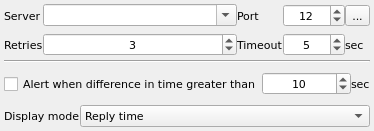
<?xml version="1.0" encoding="UTF-8"?>
<ui version="4.0">
 <class>NtpTestWidget</class>
 <widget class="QWidget" name="NtpTestWidget">
  <property name="geometry">
   <rect>
    <x>0</x>
    <y>0</y>
    <width>374</width>
    <height>131</height>
   </rect>
  </property>
  <property name="font">
   <font>
    <family>DejaVu Sans</family>
    <pointsize>8</pointsize>
   </font>
  </property>
  <property name="windowTitle">
   <string>Form</string>
  </property>
  <layout class="QGridLayout" name="gridLayout_2">
   <property name="leftMargin">
    <number>4</number>
   </property>
   <property name="topMargin">
    <number>4</number>
   </property>
   <property name="rightMargin">
    <number>4</number>
   </property>
   <property name="bottomMargin">
    <number>4</number>
   </property>
   <property name="horizontalSpacing">
    <number>0</number>
   </property>
   <property name="verticalSpacing">
    <number>4</number>
   </property>
   <item row="0" column="0">
    <layout class="QGridLayout" name="gridLayout" columnstretch="0,2,0,0,0">
     <property name="verticalSpacing">
      <number>6</number>
     </property>
     <item row="0" column="0">
      <widget class="QLabel" name="lblServer">
       <property name="sizePolicy">
        <sizepolicy hsizetype="Maximum" vsizetype="Preferred">
         <horstretch>0</horstretch>
         <verstretch>0</verstretch>
        </sizepolicy>
       </property>
       <property name="text">
        <string>Server</string>
       </property>
      </widget>
     </item>
     <item row="0" column="1">
      <widget class="QComboBox" name="cmbServer">
       <property name="editable">
        <bool>true</bool>
       </property>
      </widget>
     </item>
     <item row="0" column="2">
      <widget class="QLabel" name="lblPort">
       <property name="sizePolicy">
        <sizepolicy hsizetype="Maximum" vsizetype="Preferred">
         <horstretch>0</horstretch>
         <verstretch>0</verstretch>
        </sizepolicy>
       </property>
       <property name="text">
        <string>Port</string>
       </property>
      </widget>
     </item>
     <item row="0" column="3">
      <widget class="QSpinBox" name="spinPort">
       <property name="alignment">
        <set>Qt::AlignCenter</set>
       </property>
       <property name="minimum">
        <number>1</number>
       </property>
       <property name="maximum">
        <number>65535</number>
       </property>
       <property name="value">
        <number>12</number>
       </property>
      </widget>
     </item>
     <item row="0" column="4">
      <widget class="QToolButton" name="btnPort">
       <property name="text">
        <string>...</string>
       </property>
       <property name="icon">
        <iconset resource="../../qHostMonitor.qrc">
         <normaloff>:/img/browse.png</normaloff>:/img/browse.png</iconset>
       </property>
       <property name="iconSize">
        <size>
         <width>16</width>
         <height>16</height>
        </size>
       </property>
      </widget>
     </item>
     <item row="1" column="0">
      <widget class="QLabel" name="lblRetries">
       <property name="sizePolicy">
        <sizepolicy hsizetype="Maximum" vsizetype="Preferred">
         <horstretch>0</horstretch>
         <verstretch>0</verstretch>
        </sizepolicy>
       </property>
       <property name="text">
        <string>Retries</string>
       </property>
      </widget>
     </item>
     <item row="1" column="1">
      <widget class="QSpinBox" name="spinRetries">
       <property name="alignment">
        <set>Qt::AlignCenter</set>
       </property>
       <property name="minimum">
        <number>1</number>
       </property>
       <property name="maximum">
        <number>60</number>
       </property>
       <property name="value">
        <number>3</number>
       </property>
      </widget>
     </item>
     <item row="1" column="2">
      <widget class="QLabel" name="lblTimeout">
       <property name="sizePolicy">
        <sizepolicy hsizetype="Maximum" vsizetype="Preferred">
         <horstretch>0</horstretch>
         <verstretch>0</verstretch>
        </sizepolicy>
       </property>
       <property name="text">
        <string>Timeout</string>
       </property>
      </widget>
     </item>
     <item row="1" column="3">
      <widget class="QSpinBox" name="spinTimeout">
       <property name="alignment">
        <set>Qt::AlignCenter</set>
       </property>
       <property name="maximum">
        <number>600</number>
       </property>
       <property name="value">
        <number>5</number>
       </property>
      </widget>
     </item>
     <item row="1" column="4">
      <widget class="QLabel" name="label_6">
       <property name="text">
        <string>sec</string>
       </property>
      </widget>
     </item>
    </layout>
   </item>
   <item row="1" column="0">
    <widget class="Line" name="line">
     <property name="orientation">
      <enum>Qt::Horizontal</enum>
     </property>
    </widget>
   </item>
   <item row="2" column="0">
    <layout class="QHBoxLayout" name="horizontalLayout_2">
     <item>
      <widget class="QCheckBox" name="chkAlertDifference">
       <property name="text">
        <string>Alert when difference in time greater than</string>
       </property>
      </widget>
     </item>
     <item>
      <widget class="QSpinBox" name="spinAlertDifference">
       <property name="sizePolicy">
        <sizepolicy hsizetype="Expanding" vsizetype="Fixed">
         <horstretch>0</horstretch>
         <verstretch>0</verstretch>
        </sizepolicy>
       </property>
       <property name="alignment">
        <set>Qt::AlignCenter</set>
       </property>
       <property name="maximum">
        <number>3600</number>
       </property>
       <property name="value">
        <number>10</number>
       </property>
      </widget>
     </item>
     <item>
      <widget class="QLabel" name="label_5">
       <property name="text">
        <string>sec</string>
       </property>
      </widget>
     </item>
    </layout>
   </item>
   <item row="3" column="0">
    <layout class="QHBoxLayout" name="horizontalLayout">
     <item>
      <widget class="QLabel" name="label_7">
       <property name="sizePolicy">
        <sizepolicy hsizetype="Maximum" vsizetype="Preferred">
         <horstretch>0</horstretch>
         <verstretch>0</verstretch>
        </sizepolicy>
       </property>
       <property name="text">
        <string>Display mode</string>
       </property>
      </widget>
     </item>
     <item>
      <widget class="QComboBox" name="cmbDisplayMode">
       <item>
        <property name="text">
         <string>Reply time</string>
        </property>
       </item>
       <item>
        <property name="text">
         <string>Remote time (UNC)</string>
        </property>
       </item>
       <item>
        <property name="text">
         <string>Difference in time</string>
        </property>
       </item>
      </widget>
     </item>
    </layout>
   </item>
  </layout>
 </widget>
 <resources>
  <include location="../../qHostMonitor.qrc"/>
  <include location="../../qHostMonitor.qrc"/>
 </resources>
 <connections/>
</ui>
